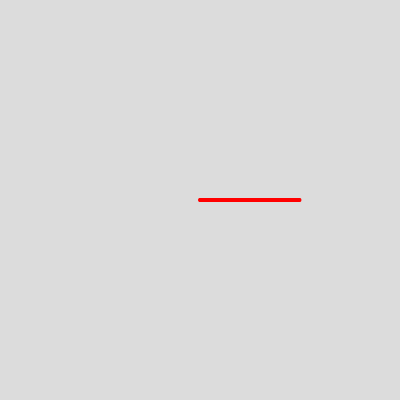
Frame 1 (no input)
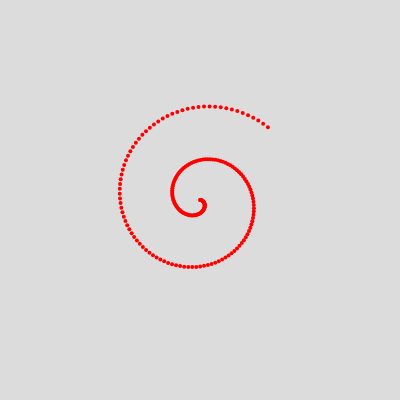
Frame 60 (no input)
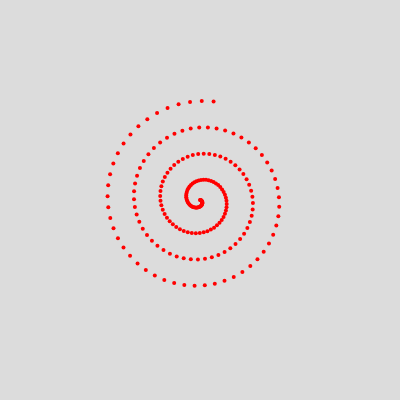
Frame 120 (the mouse pressed at the canvas centre since frame 60)

The p5.js sketch that drew these frames (run headless with seeded random() and noise() and a simulated clock; from frame 60 on, the mouse is pressed at the canvas centre):

// p5.js sketch
// ── sketch.js
let angle = 0;
let scalar = 0.5;

function setup() {
  createCanvas(400, 400);
}

function draw() {
  background(220);
  translate(width / 2, height / 2);
  

  for (let i = 0; i < 200; i++) {
    
    fill(255, 0, 0)

    let r = i * scalar;
    let x = r * cos(angle * i);
    let y = r * sin(angle * i);
    stroke(0);
    strokeWeight(0);
    ellipse(x, y, 4, 4);
  }
  angle += 0.001
  if(angle>0.03){
    angle += 0.000001
  }
}
